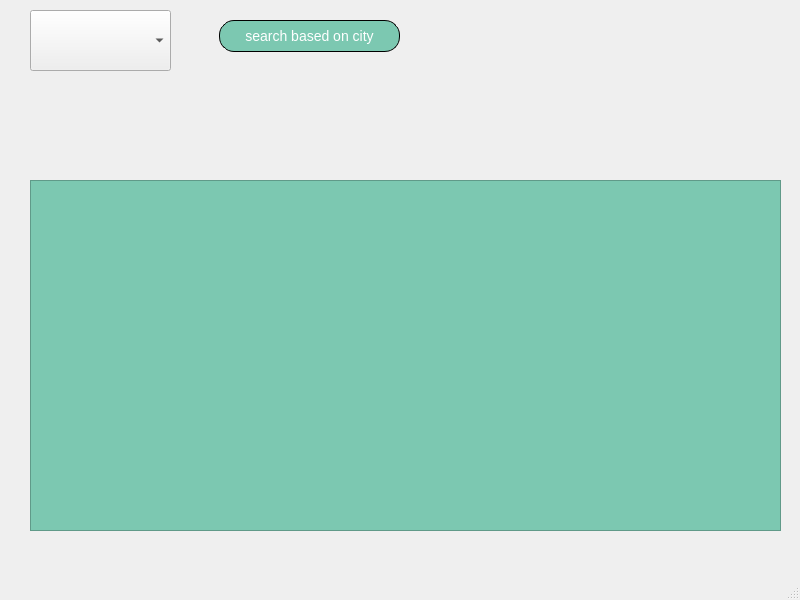
<?xml version="1.0" encoding="UTF-8"?>
<ui version="4.0">
 <class>traditionalFood</class>
 <widget class="QMainWindow" name="traditionalFood">
  <property name="geometry">
   <rect>
    <x>0</x>
    <y>0</y>
    <width>800</width>
    <height>600</height>
   </rect>
  </property>
  <property name="windowTitle">
   <string>MainWindow</string>
  </property>
  <widget class="QWidget" name="centralwidget">
   <widget class="QTableView" name="tableView">
    <property name="geometry">
     <rect>
      <x>30</x>
      <y>180</y>
      <width>751</width>
      <height>351</height>
     </rect>
    </property>
    <property name="styleSheet">
     <string notr="true">QTableView{
text-align: center;
color: white;
font-size: 14px;
background-color: #7cc8b1;
}</string>
    </property>
   </widget>
   <widget class="QComboBox" name="comboBox">
    <property name="geometry">
     <rect>
      <x>30</x>
      <y>10</y>
      <width>141</width>
      <height>61</height>
     </rect>
    </property>
   </widget>
   <widget class="QPushButton" name="pushButton_selectCity">
    <property name="geometry">
     <rect>
      <x>219</x>
      <y>20</y>
      <width>181</width>
      <height>32</height>
     </rect>
    </property>
    <property name="cursor">
     <cursorShape>PointingHandCursor</cursorShape>
    </property>
    <property name="styleSheet">
     <string notr="true">QPushButton{
text-align: center;
color: white;
font-size: 14px;
background-color: #7cc8b1;
border: 1px solid black;
border-radius: 15px;
}</string>
    </property>
    <property name="text">
     <string>search based on city</string>
    </property>
   </widget>
  </widget>
  <widget class="QMenuBar" name="menubar">
   <property name="geometry">
    <rect>
     <x>0</x>
     <y>0</y>
     <width>800</width>
     <height>24</height>
    </rect>
   </property>
  </widget>
  <widget class="QStatusBar" name="statusbar"/>
 </widget>
 <resources/>
 <connections/>
</ui>
